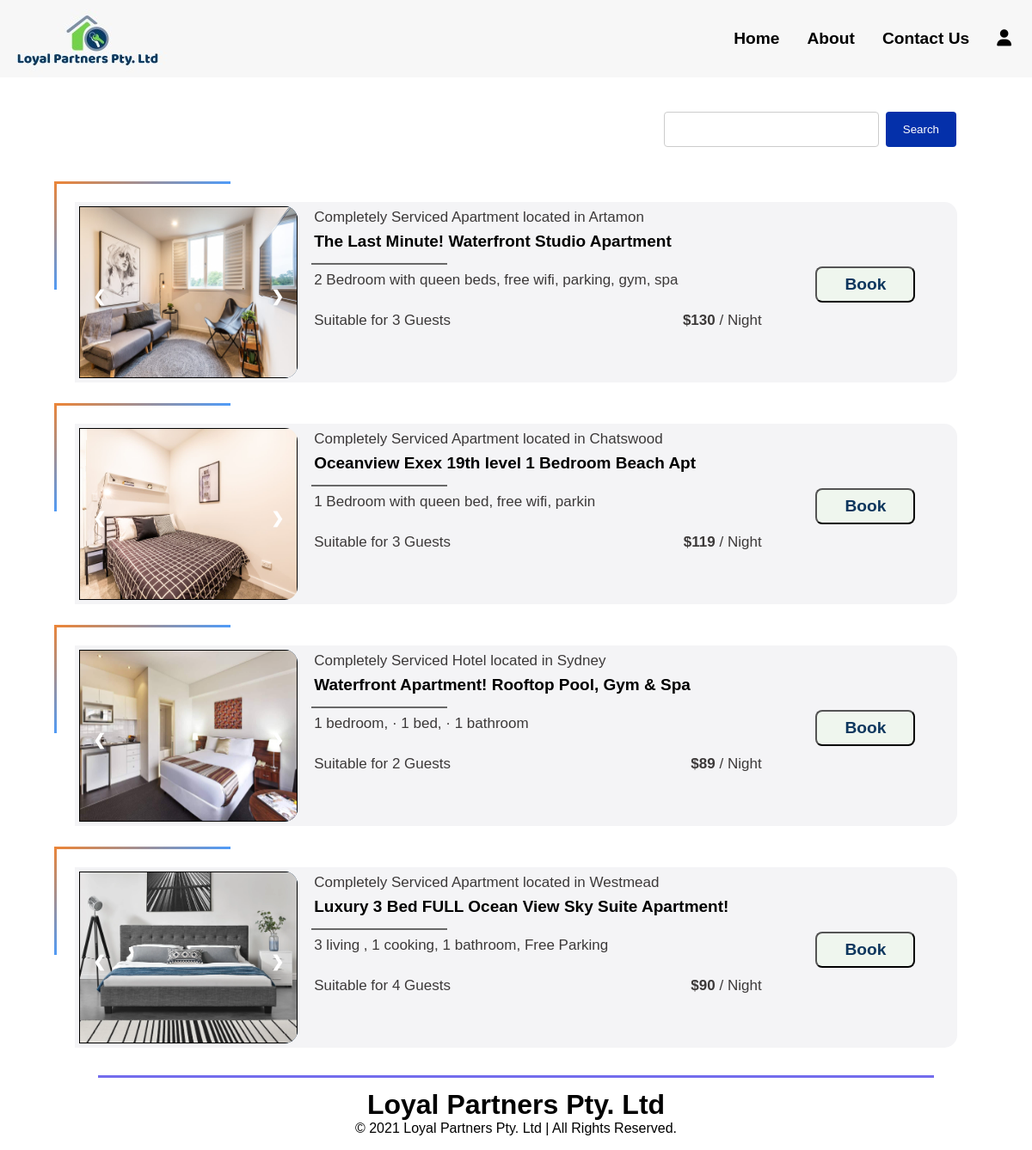
The page / on the database its author committed.
### tables this page shows
CREATE TABLE `properties` (
  `prop_id` int(255) NOT NULL,
  `prop_name` varchar(255) NOT NULL,
  `prop_type` varchar(255) NOT NULL,
  `prop_StreetName` varchar(255) NOT NULL,
  `prop_suburb` varchar(255) NOT NULL,
  `prop_state` varchar(255) NOT NULL,
  `prop_postCode` int(4) NOT NULL,
  `prop_det` varchar(255) NOT NULL,
  `prop_occupancy` int(11) NOT NULL DEFAULT 1,
  `price` varchar(255) NOT NULL
);

### functions/load_template.php (called while the page is built, shortened)
<?php
	function loadTemplate($filename, $tempVars){
		extract($tempVars);
		require $filename;
		$content = ob_get_clean();
		return $content;
	}
?>

### pages/users/userhome.php (called while the page is built, shortened)
<?php
	$title = "Local Partners Pty Ltd";
	$conn = new DatabaseTable('properties');
	$data=$conn->orderOn('prop_id');
	$content = loadTemplate('../templates/users/userhomeTemplate.php', ['data'=>$data]);

### classes/databasetable.php (called while the page is built, shortened)
<?php
class DatabaseTable{
    public $table;
    function __construct($table){
        $this->table = $table;
    }
function orderOn($givenid){
    global $pdo;
    $stmt = $pdo->prepare('SELECT * FROM '.$this->table.' ORDER BY '.$givenid.' DESC;');
    $stmt->execute();
    return $stmt;
}
}
?>

### templates/users/userhomeTemplate.php (the view, shortened to what this page needs)
<article class="property-listing">
    <div class="searchcont">
        <div class="countsearch">
        </div>
        <div class="searchbarProp">
            <form action="index.php?page=searchProp" method="post">
                <input type="text" name="query" required>
                <input type="submit" name="findproperty" value="Search">
            </form>
        </div>
    </div>
    <?php
        foreach ($data as $value) {
            $pidjs = $value['prop_id'];
    ?>
    <section class="property">
        <div class="thumbnail_images">
            <div class="slides fade">
                <img src="../images/<?php echo $pidjs?>/1.jpg" id="img_slider<?php echo $pidjs; ?>" alt="Image Link Broken" style="width:100%; height: 100%;">
            </div>
            <?php
                $dir = "../images/".$pidjs;
                $inf = array_diff(scandir($dir), array('.', '..'));
                $c= count($inf);
                for ($counter=2; $counter < $c+2; $counter++) {
                    $a = ",";
                    if ($counter == $c+1) {$a="]";};
                }
            ?>
            <a class="prev" onclick="slideshow_substract('img_slider<?php echo $pidjs; ?>',slide_images<?php echo $pidjs; ?>)">&#10094;</a>
            <a class="next" onclick="slideshow_add('img_slider<?php echo $pidjs; ?>',slide_images<?php echo $pidjs; ?>)">&#10095;</a>
        </div>
        <div class="details">
            <span class="details-type">Completely Serviced <?php echo $value["prop_type"];?> located in <?php echo $value["prop_suburb"];?></span>
            <span class="details-name"><?php echo $value["prop_name"];?></span>
            <span class="details-line"></span>
            <span><?php echo $value["prop_det"];?></span>
            <div class="details-bottom">
                <span>Suitable for <?php echo $value["prop_occupancy"];?> Guests</span>
                <span><b>$<?php echo $value["price"];?></b> / Night</span>
            </div>
        </div>
        <div class="booking-options">
        <form method="POST" action="index.php?page=userhome">
            <input type="submit" value="Book" class="enquir" name="book_prop" class="bookbtn">
            </form>
        </div>
    </section>
    <?php } ?>
</article>

### public_html/index.php (shortened to what this page needs)
<?php
	include '../db/connection.php';
	require '../classes/databasetable.php';
	require '../functions/load_template.php';
	if(isset($_GET['page'])){
		require '../pages/users/'.$_GET['page']. '.php';
	}
	else{
		require '../pages/users/userhome.php';
	}
	$tempVars = [
		'title' => $title,
		'content' => $content
	];
	echo loadTemplate('../templates/users/homepage.php', $tempVars);
?>

### templates/users/homepage.php (shortened to what this page needs)
<!DOCTYPE html>
<html lang="en">
<head>
    <link rel="stylesheet" href="../css/styles.css">
</head>
<body>
    <header>
        <nav>
            <div class="logo">
            <a href="index.php"> <img src="../images/logo/logo.png" alt="Local Partners Pty Ltd"></a>
            </div>
            <div class="nav-list">
                <a href="index.php">Home</a>
                <a href="index.php?page=about">About</a>
                <a href="index.php?page=contact">Contact Us</a>
                <div class="nav-user">
                    <button class="userbtn" onclick="nav()">
                        <i class="fas fa-user"></i>
                    </button>
                </div>
            </div>
        </nav>
    </header>
    <main>
        <?php echo $content; ?>
    </main>
    <footer>
            <section class="footer_cont">
                <span class="footer_main">Loyal Partners Pty. Ltd</span>
                <span>&#169 2021 Loyal Partners Pty. Ltd | All Rights Reserved.</span>
            </section>
    </footer>
</body>
</html>

### css/styles.css (style rules this page uses)
* { padding: 0; margin: 0; box-sizing: border-box; }
body, html { font-family: sans-serif; margin: 0; }
body { background: #fff; }
nav { display: flex; flex-wrap: wrap; flex-direction: row; justify-content: space-between; align-items: center; padding: 0 0.5rem; position: relative; background: #f7f7f7; color: #0e375e; font-size: 1.2rem; font-weight: 700; }
.logo { height: 90px; }
.nav-list { overflow: hidden; display: flex; }
.nav-list a { float: left; font-size: 1.2rem; color: #000; text-align: center; padding: 14px 16px; text-decoration: none; position: relative; }
.nav-user { float: left; overflow: visible; }
.nav-user .userbtn { font-size: 1.2rem; border: none; outline: none; color: #000; padding: 14px 16px; background-color: inherit; font-family: inherit; margin: 0; }
.nav-list a::after { content: ""; display: block; position: absolute; left: 0; width: 0%; height: 2px; background-color: #8FBFE0; transition: .3s width ease-in-out; }
.login, .enquir { text-decoration: none; color: #0e375e; background: #EFF6EE; cursor: pointer; padding: 0.5rem 2rem; font-size: 1.2rem; font-weight: 550; border-radius: 0.5rem; }
.countsearch { margin: 0 1rem; font-size: 1.3rem; font-weight: 500; padding: 12px; border-radius: 0.5rem; }
.searchcont { display: flex; justify-content: space-between; align-items: center; }
.searchbarProp form { display: flex; width: 22rem; margin: 0 1rem; }
.searchbarProp form input[type=text] { width: 100%; padding: 12px; border: 1px solid #ccc; border-radius: 4px; box-sizing: border-box; margin: 0.5rem 0 1rem; resize: vertical; }
.searchbarProp form input[type=submit] { padding: 0px 20px; margin: 0.5rem 12px 1rem 0.5rem; background-color: #0430aa; color: white; border: none; border-radius: 4px; cursor: pointer; }
.property { font-size: 1.2rem; box-sizing: border-box; display: flex; justify-content: space-between; background: #F4F4F6; width: 95%; margin: 3rem 0 3rem 2.5%; clear: both; display: table; position: relative; padding: 5px; border-radius: 0 15px 15px 0; }
.property::after { content:''; position: absolute; background-image: linear-gradient(120deg, #EE8434, #4E9BF9); width: 3px; height: 60%; top: -1.5rem; left:-1.5rem; }
.property::before { content:''; position: absolute; background-image: linear-gradient(120deg, #EE8434, #4E9BF9); width: 20%; height: 3px; top: -1.5rem; left:-1.5rem; }
.details { float: left; width: 55%; padding: 0 1rem; font-size: 17px; color: #3c3939; }
.details-name { font-size: 19px; font-weight: 600; color: #000; }
.details-line { width: 30%; margin: 5px 0; border-bottom: 2px solid #686868; }
.details-bottom { display: flex; justify-content: space-between; padding-top: 20px; }
.property span { display: block; padding: 0.2rem;; }
.booking-options { display: flex; flex-direction: column; justify-content: center; align-items: center; text-align: right; width: 20%; float: left; margin: 70px 0; }
article { width: 90%; margin: 2rem 0 0 5%; }
.slides { background-color: #0e375e; height: 200px; text-align: center; border: 1px solid #000; }
img { vertical-align: middle; }
.thumbnail_images { width: 25%; position: relative; max-height: 200px; overflow: hidden; float: left; background-color: #000; border-radius: 0 15px 15px 0; }
.prev, .next { cursor: pointer; position: absolute; top: 50%; width: auto; padding: 16px; margin-top: -22px; color: white; font-weight: bold; font-size: 18px; transition: 0.6s ease; border-radius: 0 3px 3px 0; user-select: none; -webkit-user-select: none; }
.next { right: 0; border-radius: 3px 0 0 3px; }
.fade { -webkit-animation-name: fade; -webkit-animation-duration: 1.5s; animation-name: fade; animation-duration: 1.5s; }
footer { margin: 3rem 0 1rem; }
.footer_cont { width: 90%; margin: 0 5%; position: relative; display: flex; flex-direction: column; align-items: center; }
.footer_cont::before { content:''; position: absolute; background-color: #736CED; width: 90%; height: 3px; top: -1rem; }
.footer_main { content: ''; font-size: 2rem; font-weight: 700; }

### rows shown on the page
properties: shows a picture, prop_type "Apartment", prop_suburb "Artamon", prop_name "The Last Minute! Waterfront Studio Apartment", prop_det "2 Bedroom with queen beds, free wifi, parking, gym, spa", prop_occupancy "3", price "130"
properties: shows a picture, prop_type "Apartment", prop_suburb "Chatswood", prop_name "Oceanview Exex 19th level 1 Bedroom Beach Apt", prop_det "1 Bedroom with queen bed, free wifi, parkin", prop_occupancy "3", price "119"
properties: shows a picture, prop_type "Hotel", prop_suburb "Sydney", prop_name "Waterfront Apartment! Rooftop Pool, Gym & Spa", prop_det "1 bedroom, · 1 bed, · 1 bathroom", prop_occupancy "2", price "89"
properties: shows a picture, prop_type "Apartment", prop_suburb "Westmead", prop_name "Luxury 3 Bed FULL Ocean View Sky Suite Apartment!", prop_det "3 living , 1 cooking, 1 bathroom, Free Parking", prop_occupancy "4", price "90"
